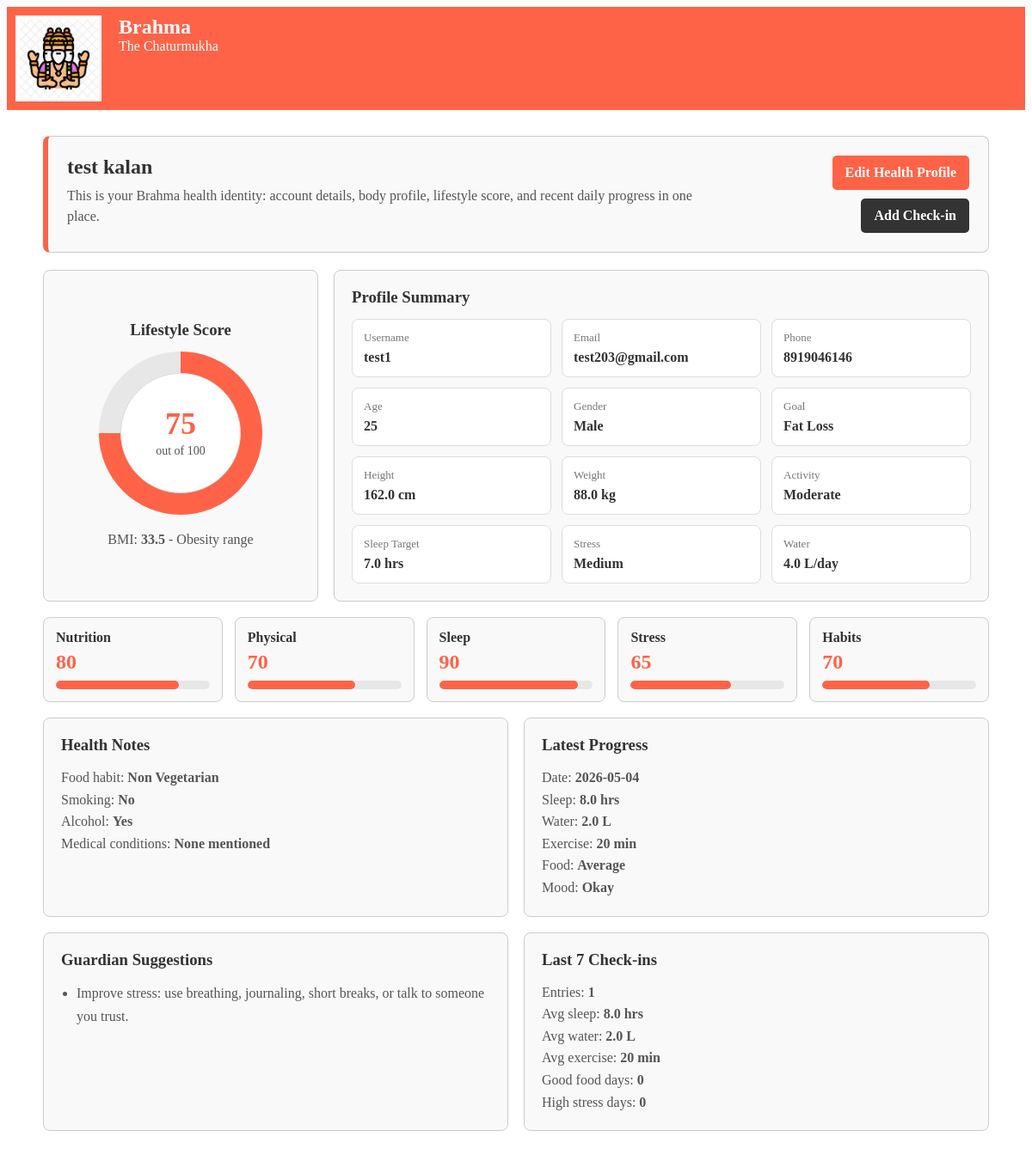
The app's page /profile (signed in), older data.
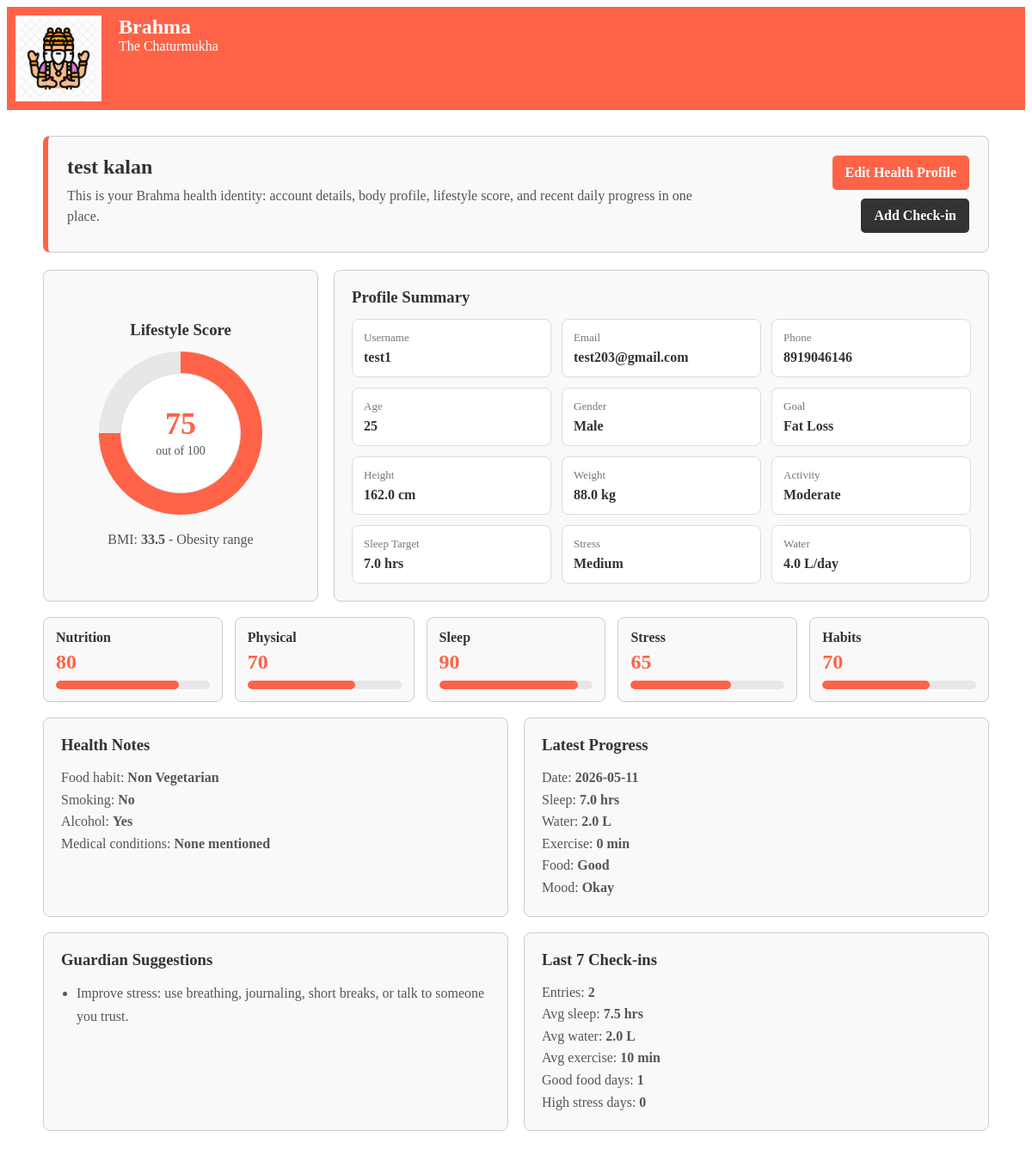
The same page, newer data.
### tables this page shows
CREATE TABLE daily_checkins (
                  id integer primary key autoincrement,
                  user_id integer not null,
                  checkin_date text not null,
                  sleep_hours real not null,
                  water_intake real not null,
                  exercise_minutes integer not null,
                  food_quality text not null,
                  stress_level text not null,
                  mood text not null,
                  weight real,
                  notes text,
                  foreign key (user_id) references users(id)
                  );

### app.py (the view)
@app.route('/profile')
def profile():
    if 'user_id' not in session:
        return redirect('/login')
    user = get_user(session['user_id'])
    health_profile = get_health_profile(session['user_id'])
    if not health_profile:
        return redirect('/profile-setup')
    analysis = calculate_health_analysis(health_profile)
    checkins = get_recent_checkins(session['user_id'])
    checkin_summary = summarize_checkins(checkins)
    latest_checkin = checkins[0] if checkins else None
    return render_template(
        'profile.html',
        user=user,
        profile=health_profile,
        analysis=analysis,
        checkin_summary=checkin_summary,
        latest_checkin=latest_checkin
    )

### app.py (called while the page is built)
def get_health_profile(user_id):
    conn = sqlite3.connect("database.db")
    conn.row_factory = sqlite3.Row
    cursor = conn.cursor()
    cursor.execute(
        "select * from health_profiles where user_id=?",
        (user_id,)
    )
    profile = cursor.fetchone()
    conn.close()
    return profile

def get_user(user_id):
    conn = sqlite3.connect("database.db")
    conn.row_factory = sqlite3.Row
    cursor = conn.cursor()
    cursor.execute(
        "select * from users where id=?",
        (user_id,)
    )
    user = cursor.fetchone()
    conn.close()
    return user

def get_recent_checkins(user_id, limit=7):
    conn = sqlite3.connect("database.db")
    conn.row_factory = sqlite3.Row
    cursor = conn.cursor()
    cursor.execute(
        "select * from daily_checkins where user_id=? order by checkin_date desc, id desc limit ?",
        (user_id, limit)
    )
    checkins = cursor.fetchall()
    conn.close()
    return checkins

### templates/profile.html (shortened to what the changed rows need)
{% extends "base.html" %}
{% block content %}
<div class="profile-page">
    <div class="profile-hero">
        <div>
            <h2>{{ user['firstname'] }} {{ user['lastname'] }}</h2>
        </div>
    </div>
    <div class="bottom-grid">
        <div class="panel">
            {% if latest_checkin %}
            <p class="note-text">
                Date: <b>{{ latest_checkin['checkin_date'] }}</b><br>
                Sleep: <b>{{ latest_checkin['sleep_hours'] }} hrs</b><br>
                Water: <b>{{ latest_checkin['water_intake'] }} L</b><br>
                Exercise: <b>{{ latest_checkin['exercise_minutes'] }} min</b><br>
                Food: <b>{{ latest_checkin['food_quality'].title() }}</b><br>
                Mood: <b>{{ latest_checkin['mood'].title() }}</b>
            </p>
            {% else %}
            <p class="note-text">No daily check-in yet. Add one to start tracking your real progress.</p>
            {% endif %}
        </div>
        <div class="panel">
            {% if checkin_summary %}
            <p class="note-text">
                Entries: <b>{{ checkin_summary.total }}</b><br>
                Avg sleep: <b>{{ checkin_summary.avg_sleep }} hrs</b><br>
                Avg water: <b>{{ checkin_summary.avg_water }} L</b><br>
                Avg exercise: <b>{{ checkin_summary.avg_exercise }} min</b><br>
                Good food days: <b>{{ checkin_summary.good_food_days }}</b><br>
                High stress days: <b>{{ checkin_summary.high_stress_days }}</b>
            </p>
            {% else %}
            <p class="note-text">Your check-in summary will appear after you add daily entries.</p>
            {% endif %}
        </div>
    </div>
</div>
{% endblock %}

Row changes from the older to the newer data that the page shows:
no longer on this page (row unchanged): daily_checkins: checkin_date "2026-05-04", sleep_hours "8.0", water_intake "2.0", exercise_minutes "20", food_quality "Average", mood "Okay"
added daily_checkins: checkin_date "2026-05-11", sleep_hours "7.0", water_intake "2.0", exercise_minutes "0", food_quality "Good", mood "Okay"
Text that changed along with them:
{{ checkin_summary.total }}: "1" → "2"
{{ checkin_summary.avg_sleep }}: "8.0" → "7.5"
{{ checkin_summary.avg_exercise }}: "20" → "10"
{{ checkin_summary.good_food_days }}: "0" → "1"
